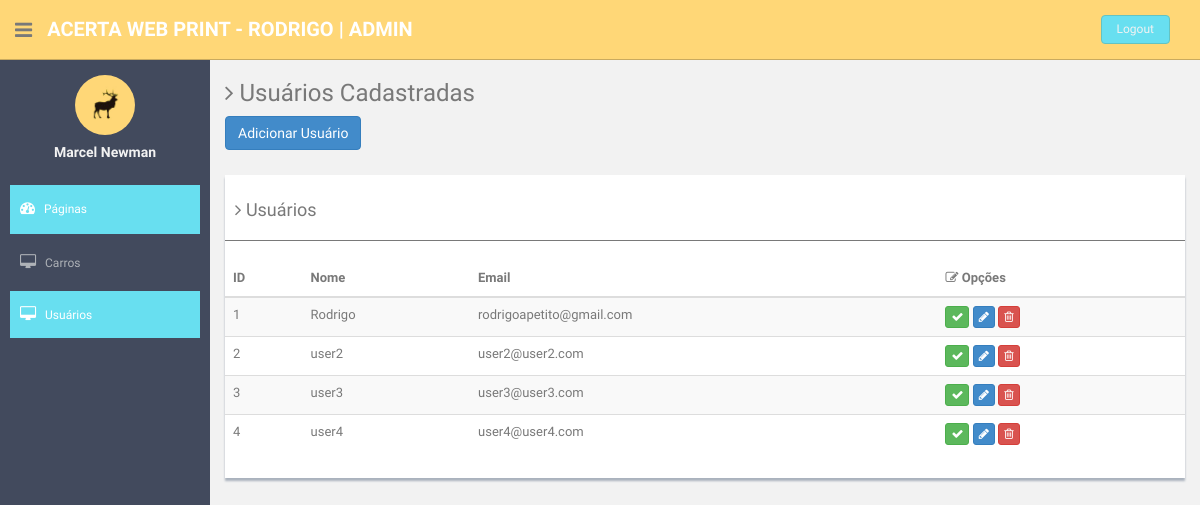
/admin/lista_usuarios.php (signed in), run on the app's committed database.
### tables this page shows
CREATE TABLE IF NOT EXISTS `usuarios` (
  `id` int(11) NOT NULL AUTO_INCREMENT,
  `nome` varchar(255) NOT NULL,
  `email` varchar(255) NOT NULL,
  `senha` varchar(255) NOT NULL,
  PRIMARY KEY (`id`)
);

### classes/class_usuario.php (called while the page is built, shortened)
<?php
	class Usuario{
        public static function ListarUsuarios($pagina=1){
            $sql = "select id, email, nome from usuarios order by nome";
            $ConexaoObj = new Conexao();
            return $ConexaoObj->ExecutarQuery($sql);
        }
	}
?>

### classes/class_conexao.php (called while the page is built, shortened)
<?php
class Conexao{
    public function ExecutarQuery($sql) {
        $this->usuario  = DB_USUARIO;
        $this->banco    = DB_BANCO;
        $this->host     = DB_HOST;
        $this->senha    = DB_SENHA;
        $this->link     = mysqli_connect($this->host, $this->usuario, $this->senha, $this->banco);
        if (mysqli_connect_errno()) {
            printf("Erro de Conexão: %s\n", mysqli_connect_error());
            exit();
        }else{
            if ($result = mysqli_query($this->link, $sql)) {
                if(strpos($sql, "select") !== false){
                    return $result;
                }
            }
        }
    }
}
?>

### admin/tabela_usuario.php (the view, shortened to what this page needs)
<h3>
    <i class="fa fa-angle-right"></i> Usuários Cadastradas
</h3>
<button class="btn btn-primary" type="button" id="btn_adicionar_paginas">Adicionar Usuário</button>
<div class="row mt">
    <div class="col-md-12">
        <div class="content-panel">
            <table class="table table-striped table-advance table-hover">
                <h4><i class="fa fa-angle-right"></i> Usuários</h4>
                <hr>
                <thead>
                    <tr>
                        <th>
                            ID
                        </th>
                        <th class="hidden-phone">
                            Nome
                        </th>
                        <th class="hidden-phone">
                            Email
                        </th>
                        <th>
                            <i class=" fa fa-edit"></i> Opções
                        </th>
                    </tr>
                </thead>
                <tbody>
                    <?php
                    if($usuarios->num_rows > 0){
                        while($linhas = mysqli_fetch_assoc($usuarios)){
                            ?>
                            <tr>
                                <td>
                                    <?php echo $linhas["id"]?>
                                </td>
                                <td>
                                    <?php echo $linhas["nome"]?>
                                </td>
                                <td>
                                    <?php echo $linhas["email"]?>
                                </td>
                                <td>
                                    <button class="btn btn-success btn-xs"><i class="fa fa-check"></i></button>
                                    <button class="btn btn-primary btn-xs"><i class="fa fa-pencil"></i></button>
                                    <button class="btn btn-danger btn-xs"><i class="fa fa-trash-o "></i></button>
                                </td>
                            </tr>
                            <?php
                        }
                    }
                    ?>
                </tbody>
            </table>
        </div>
    </div>
</div>

### admin/lista_usuarios.php (shortened to what this page needs)
<?php
if(!$_SESSION["usuario"]){
    header("Location: login.php");
    exit;
}else{
    include_once("../classes/class_conexao.php");
    include_once("../classes/class_usuario.php");
    $usuarios = Usuario::ListarUsuarios(1);
    ?>
    <!DOCTYPE html>
    <html lang="en">
        <?php
        include_once("tag_head.php");
        ?>
        <body>
            <section id="container" >
                <?php
                include_once("header.php");
                include_once("menu.php");
                ?>
                <section id="main-content">
                    <section class="wrapper">
                        <?php include_once "tabela_usuario.php"; ?>
                    </section>
                </section>
            </section>
        </body>
    </html>
    <?php
}
?>

### admin/tag_head.php (shortened to what this page needs)
<head>
    <link href="assets/css/bootstrap.css" rel="stylesheet">
    <link href="assets/font-awesome/css/font-awesome.css" rel="stylesheet" />
    <link rel="stylesheet" type="text/css" href="assets/css/zabuto_calendar.css">
    <link rel="stylesheet" type="text/css" href="assets/js/gritter/css/jquery.gritter.css" />
    <link rel="stylesheet" type="text/css" href="assets/lineicons/style.css">
    <link href="assets/css/style.css" rel="stylesheet">
    <link href="assets/css/style-responsive.css" rel="stylesheet">
</head>

### admin/header.php
<header class="header black-bg">
  <div class="sidebar-toggle-box">
      <div class="fa fa-bars tooltips" data-placement="right" data-original-title="Toggle Navigation"></div>
  </div>
<a href="index.html" class="logo">
    <b>
        <?php echo TITULO_SITE." | Admin"?>
    </b>
</a>
<div class="top-menu">
	<ul class="nav pull-right top-menu">
        <li><a class="logout" href="logout.php">Logout</a></li>
	</ul>
</div>
</header>

### admin/menu.php
<aside>
    <div id="sidebar"  class="nav-collapse ">
        <ul class="sidebar-menu" id="nav-accordion">
            <p class="centered">
                <a href="profile.html">
                    <img src="assets/img/ui-sam.jpg" class="img-circle" width="60">
                </a>
            </p>
            <h5 class="centered">Marcel Newman</h5>
            <li class="mt">
                <a class="active" href="<?php echo SITE_URL_ADMIN?>/lista_pagina.php">
                    <i class="fa fa-dashboard"></i>
                    <span>
                        Páginas
                    </span>
                </a>
            </li>
            <li class="sub-menu">
                <a href="javascript:;" >
                    <i class="fa fa-desktop"></i>
                    <span>
                        Carros
                    </span>
                </a>
            </li>
            <li class="sub-menu">
                <a class="active" href="<?php echo SITE_URL_ADMIN?>/lista_usuarios.php">
                    <i class="fa fa-desktop"></i>
                    <span>
                        Usuários
                    </span>
                </a>
            </li>
        </ul>
    </div>
</aside>

### admin/assets/css/style.css (style rules this page uses)
body { color: #797979; background: #f2f2f2; font-family: 'Ruda', sans-serif; padding: 0px !important; margin: 0px !important; font-size:13px; }
ul li { list-style: none; }
a, a:hover, a:focus { text-decoration: none; outline: none; }
#container { width: 100%; height: 100%; }
hr { margin-top: 20px; margin-bottom: 20px; border: 0; border-top: 1px solid #797979; }
.centered { text-align: center; }
.mt { margin-top: 25px; }
ul.top-menu > li > .logout { color: #f2f2f2; font-size: 12px; border-radius: 4px; -webkit-border-radius: 4px; border: 1px solid #64c3c2 !important; padding: 5px 15px; margin-right: 15px; background: #68dff0; margin-top: 15px; }
#sidebar { width: 210px; height: 100%; position: fixed; background: #424a5d; }
#sidebar h5 { color: #f2f2f2; font-weight: 700; }
#sidebar ul li { position: relative; }
ul.sidebar-menu , ul.sidebar-menu li ul.sub { margin: -2px 0 0; padding: 0; }
ul.sidebar-menu { margin-top: 75px; }
ul.sidebar-menu li { margin-bottom: 5px; margin-left:10px; margin-right:10px; }
ul.sidebar-menu li.sub-menu { line-height: 15px; }
ul.sidebar-menu li a span { display: inline-block; }
ul.sidebar-menu li a { color: #aeb2b7; text-decoration: none; display: block; padding: 15px 0 15px 10px; font-size: 12px; outline: none; -webkit-transition: all 0.3s ease; -moz-transition: all 0.3s ease; -o-transition: all 0.3s ease; -ms-transition: all 0.3s ease; transition: all 0.3s ease; }
ul.sidebar-menu li a.active, ul.sidebar-menu li a:hover, ul.sidebar-menu li a:focus { background: #68dff0; color: #fff; display: block; -webkit-transition: all 0.3s ease; -moz-transition: all 0.3s ease; -o-transition: all 0.3s ease; -ms-transition: all 0.3s ease; transition: all 0.3s ease; }
ul.sidebar-menu li a i { font-size: 15px; padding-right: 6px; }
ul.sidebar-menu li a.active i { color: #fff; }
#main-content { margin-left: 210px; }
.header, .footer { min-height: 60px; padding: 0 15px; }
.header { position: fixed; left: 0; right: 0; z-index: 1002; }
.black-bg { background: #ffd777; border-bottom: 1px solid #c9aa5f; }
.wrapper { display: inline-block; margin-top: 60px; padding-left: 15px; padding-right: 15px; padding-bottom: 15px; padding-top: 0px; width: 100%; }
a.logo { font-size: 20px; color: #ffffff; float: left; margin-top: 15px; text-transform: uppercase; }
a.logo b { font-weight: 900; }
#top_menu .nav > li, ul.top-menu > li { float: left; }
ul.top-menu > li > a { color: #666666; font-size: 16px; border-radius: 4px; -webkit-border-radius: 4px; border:1px solid #666666 !important; padding: 2px 6px; margin-right: 15px; }
.sidebar-toggle-box { float: left; padding-right: 15px; margin-top: 20px; }
.sidebar-toggle-box .fa-bars { cursor: pointer; display: inline-block; font-size: 20px; }
.content-panel { background: #ffffff; box-shadow: 0px 3px 2px #aab2bd; padding-top: 15px; padding-bottom: 5px; }
.content-panel h4 { margin-left: 10px; }

### data on the page
usuarios: id "1", nome "Rodrigo", email "rodrigoapetito@gmail.com"
usuarios: id "2", nome "user2", email "user2@user2.com"
usuarios: id "3", nome "user3", email "user3@user3.com"
usuarios: id "4", nome "user4", email "user4@user4.com"

### other printed values
TITULO_SITE "ACERTA WEB PRINT - RODRIGO"
